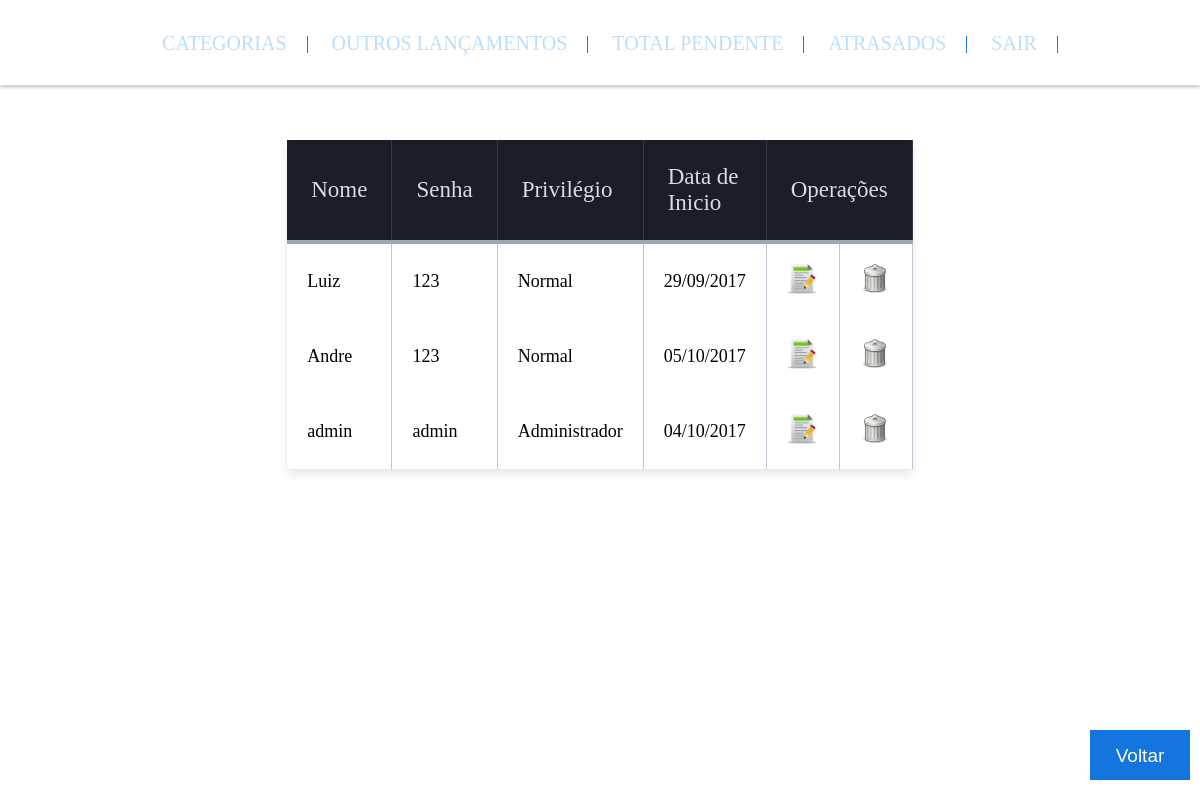
Screenshot of /gerenciarUsuarios.php (signed in) with the database file from the repository.
### tables this page shows
CREATE TABLE IF NOT EXISTS `cadastros` (
`id_usuario` int(6) NOT NULL,
  `nome_usuario` varchar(100) DEFAULT NULL,
  `senha` varchar(100) NOT NULL,
  `privilegio` char(1) DEFAULT NULL,
  `data_inicio` date DEFAULT NULL
);

### gerenciarUsuarios.php (the view, shortened to what this page needs)
<!DOCTYPE html>
<html lang="pt-br">
	<head>
		<link rel="stylesheet" href="Estilos/todos.css">
		<link rel="stylesheet" href="Estilos/header.css">
		<link rel="stylesheet" href="Estilos/listar.css">
	</head>
	<body>
		<header class="header" role="banner">
		    <nav class="nav_bar">
		        <ul class="ul_bar">
		            <li class="li_bar"><a href="categorias.php">Categorias</a></li>
		            <li class="li_bar"><a href="outrosLancamentos.php">Outros Lançamentos</a></li>
		            <li class="li_bar"><a href="totalPendente.php">Total Pendente</a></li>
		            <li class="li_bar"><a href="atrasados.php">Atrasados</a></li>
		            <li class="li_bar"><a href="Funcoes/logout.php">Sair</a></li>
		        </ul>
		    </nav>
		</header>
		<div class="voltar">
					<a href="listarLancamentos.php"><input type="button" value="Voltar"></a>
				</div>
		<div class="conteudo">
			<br>
			<div class="tabela" style="padding-top: 100px;">
				<table class="tabela-top">
					<tr>
						<th>Nome</th>
						<th>Senha</th>
						<th>Privilégio</th>
						<th>Data de Inicio</th>
						<th colspan="2">Operações</th>
					</tr>
					<?php
						include "Funcoes/conectar.php";
						$sql = "SELECT * FROM cadastros";
						$receber = $conectar -> prepare($sql);
						$receber -> execute();
						foreach($receber as $listarusuario){
							$id = $listarusuario['id_usuario'];
							$nome_usuario = $listarusuario['nome_usuario'];
							$senha = $listarusuario['senha'];
							$privilegio = $listarusuario['privilegio'];
							$dataNova  = date('d/m/Y',strtotime($listarusuario["data_inicio"]));
							if($privilegio == 'A'){
								$privilegio = 'Administrador';
							}else if($privilegio == 'N'){
								$privilegio = 'Normal';
							}
							echo"
								<tr>
									<td>$nome_usuario</td>
									<td>$senha</td>
									<td>$privilegio</td>
									<td>$dataNova</td>
									<td><input type='image' src='Imagens/editar.png' name='editar' title='Editar' onClick='editarUsuario($id, 1)'></td>
									<td><input type='image' src='Imagens/excluir.png' name='excluir' title='Excluir' onClick='excluirUsuario($id, 1)'></td>
								</tr>
							";
						}
					?>
				</table>
			</div>
		</div>
	</body>
</html>

### Estilos/todos.css (style rules this page uses)
* { margin:0; border:0; padding:0; }
html, body { text-align:center; margin:0 auto; margin-bottom:10px; }
table { margin:0 auto; }
input, select { width:200px; height:50px; }
input[type="image"] { width:50px; height:50px; }
input[type="submit"], input[type="button"] { padding: 15px 15px; color: #FFF; background-color: #1375DD; width: 20%; font-size: 19px; border-style: none; cursor: pointer; }
.tabela input { width:30px; height:30px; }
.voltar { display:inline-block; margin-top:10px; width:300px; margin-bottom:10px; }
.voltar { position:fixed; bottom:10px; right:10px; width:100px; }
.voltar input { width:100%; }

### Estilos/header.css (style rules this page uses)
.header { width: 100%; position: fixed; top: 0; left: 0; height: 85px; border: none; background-color: rgba(255,255,255,1); box-shadow: 0px 3px 2px 0px rgba(50, 50, 50, 0.2); }
.nav_bar { margin: 2em; }
.ul_bar { list-style-type: none; text-align: center; }
.li_bar { height: 20px; margin-right: 0px; border-right: 1px solid #1976D2; padding: 0 20px; display: inline; }
.li_bar a { text-decoration: none; color: #BBDEFB; font-size: 20px; text-transform: uppercase; transition: all 0.5s ease; display: inline-block; }

### Estilos/listar.css (style rules this page uses)
.tabela-top { background: white; border-radius:3px; border-collapse: collapse; height: 320px; margin: auto; max-width: 600px; padding:5px; width: 100%; box-shadow: 0 5px 10px rgba(0, 0, 0, 0.1); }
th { color:#D5DDE5; background:#1b1e24; border-bottom:4px solid #9ea7af; border-right: 1px solid #343a45; font-size:23px; font-weight: 100; padding:24px; text-align:left; text-shadow: 0 1px 1px rgba(0, 0, 0, 0.1); vertical-align:middle; }
td { padding:20px; text-align:left; font-size:18px; border-right: 1px solid #C1C3D1; }

### rows the page displays
cadastros: nome_usuario "Luiz", senha "123", privilegio "Normal", data_inicio "29/09/2017"
cadastros: nome_usuario "Andre", senha "123", privilegio "Normal", data_inicio "05/10/2017"
cadastros: nome_usuario "admin", senha "admin", privilegio "Administrador", data_inicio "04/10/2017"
